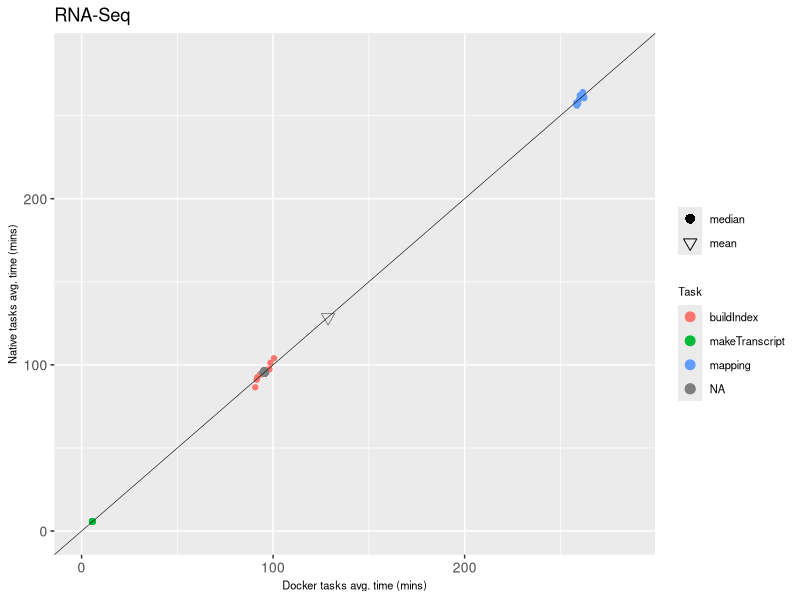

This chart was generated by the following R code:
library(reshape)
library(ggplot2)
library(grid)
NF_stats<-read.csv("plot.csv",header=T)
NF_stats = cbind(NF_stats, shape=rep("16",dim(NF_stats)[1]))

nL = dim(read.table("stats_docker.txt", skip=1, header=F))[1]

NF_median =  data.frame(list( name = c("median"), realtime_docker = read.table("stats_docker.txt", skip=nL, header=F)[,2], realtime_native = read.table("stats_native.txt", skip=nL, header=F)[,2], shape = c("6")))
NF_mean =  data.frame(list( name = c("mean"), realtime_docker = read.table("stats_docker.txt", skip=nL, header=F)[,3], realtime_native = read.table("stats_native.txt", skip=nL, header=F)[,3], shape = c("8")))

png(filename = "fig_correlation.png", width = 5, height = 4, units = 'in', res = 300)
max_axis = max(c(NF_stats[,2], NF_stats[,3]))/1000/60 * 1.08
qplot(x=(realtime_docker/1000)/60, y=(realtime_native/1000)/60, data=NF_stats, main="", color=name, ylab="Native tasks avg. time (mins)", xlab="Docker tasks avg. time (mins)") + 
    geom_point(size = 3, aes(shape = shape)) +
    geom_point( data = NF_median, aes(x=(realtime_docker/1000)/60, y=(realtime_native/1000)/60, shape = shape, color = NA), size = 3) +
    geom_point( data = NF_mean, aes(x=(realtime_docker/1000)/60, y=(realtime_native/1000)/60, shape = shape, color = NA), size = 3) +
    coord_cartesian(xlim=c(0,max_axis), ylim=c(0,max_axis)) +
    scale_shape_manual(values = c(16, 6, 8), breaks = c("6","8"), labels = c("median","mean")) +
    geom_abline(intercept = 0, size=.2)+
    theme(axis.text.x=element_text(size=10), axis.text.y=element_text(size=10), axis.title.y=element_text(size=8), axis.title.x=element_text(size=8),legend.text=element_text(size=8),legend.title=element_text(size=8)) +
    labs(color = "Task", title='RNA-Seq', shape = "")
dev.off()
